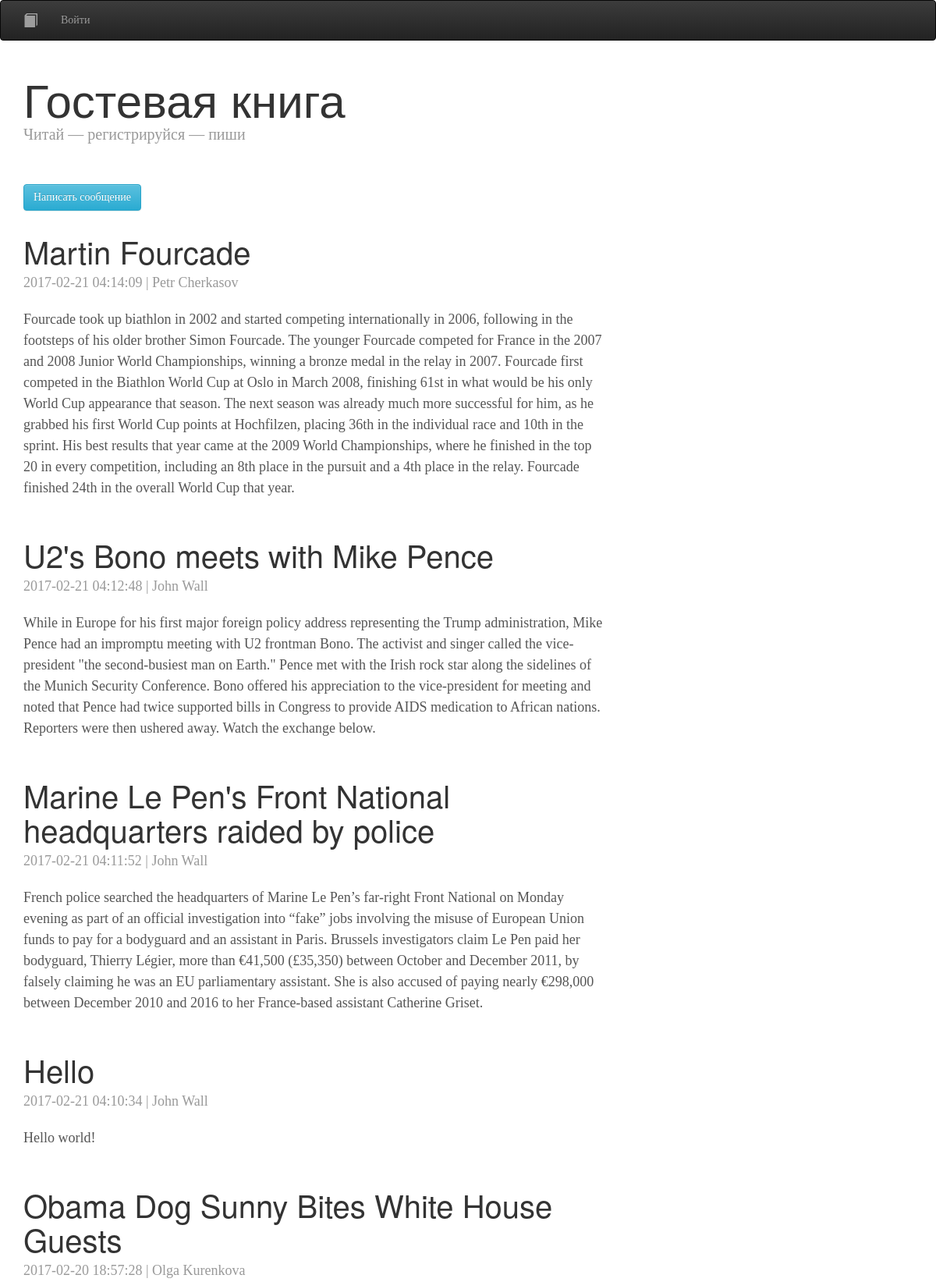
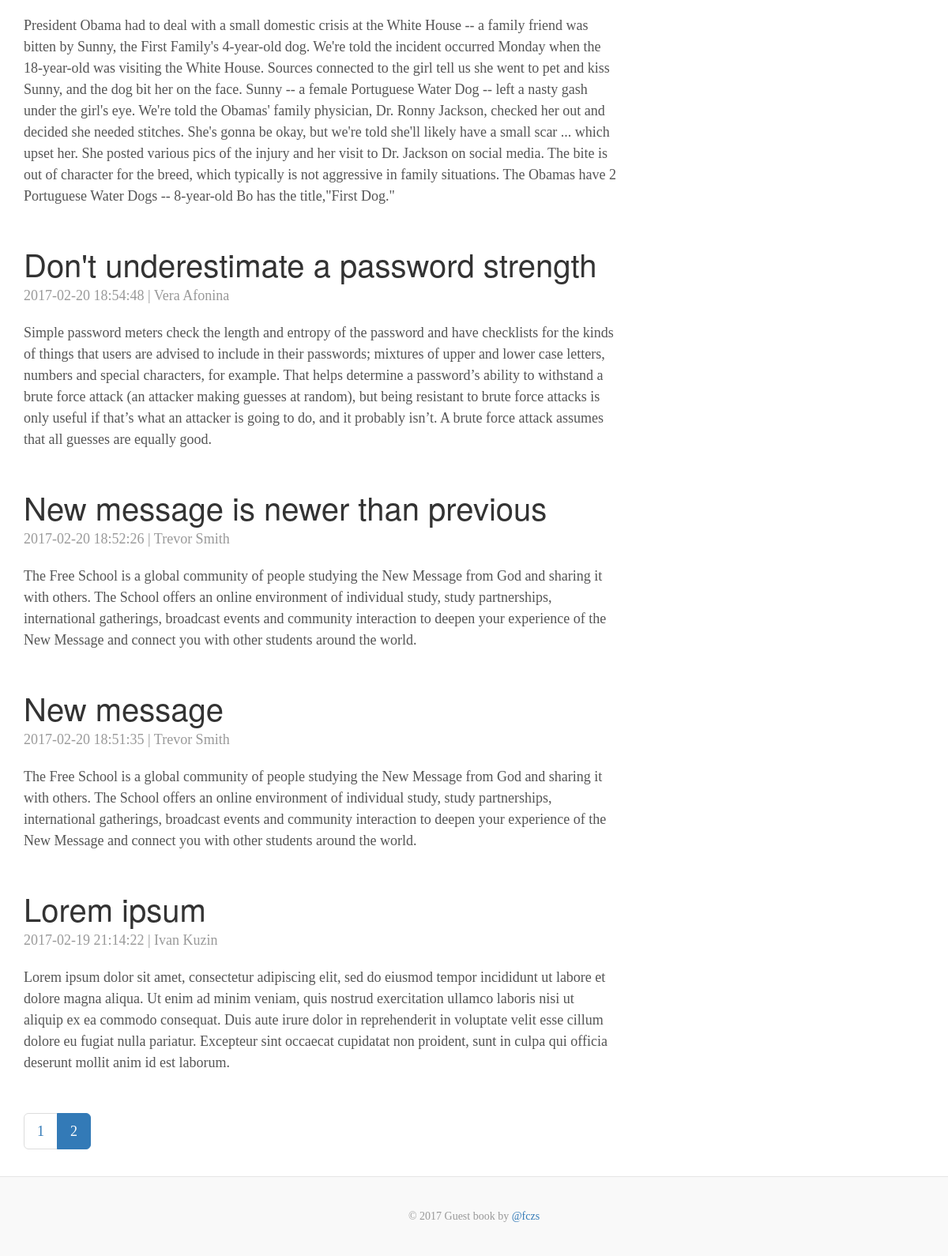
The app's page /?PAGE=2 with its own data (2 pictures, top to bottom).
### tables this page shows
CREATE TABLE `gb_messages` (
  `ID` int(11) NOT NULL,
  `DATE` datetime NOT NULL DEFAULT CURRENT_TIMESTAMP,
  `AUTHOR_ID` int(11) NOT NULL,
  `TITLE` varchar(255) NOT NULL,
  `MESSAGE` longtext NOT NULL,
  `PUBLISHED` char(1) NOT NULL DEFAULT 'N'
);

CREATE TABLE `gb_user` (
  `ID` int(11) NOT NULL,
  `NAME` varchar(255) NOT NULL,
  `EMAIL` varchar(255) NOT NULL,
  `PASSWORD` varchar(255) NOT NULL,
  `GROUP_ID` int(11) NOT NULL DEFAULT '2'
);

### engine/PDOWorker.php (called while the page is built, shortened)
<?php
class PDOWorker
{
    private static $PDOInstance;
    public function __construct($dbHost, $dbName, $charset, $dbUser, $dbPassword)
    {
        if (!self::$PDOInstance) {
            try {
                self::$PDOInstance = new PDO('mysql:host=' . $dbHost . ';dbname=' . $dbName . ';charset=' . $charset, $dbUser, $dbPassword);
                self::$PDOInstance->setAttribute(PDO::ATTR_EMULATE_PREPARES, false);
            } catch (PDOException $e) {
                file_put_contents(ROOT_DIR . '/engine/log/error.log', date("d.m.Y H:i:s") . ": " . $e->getMessage() . "\n", FILE_APPEND);
                die(DB_CONNECTION_ERROR);
            }
        }
        return self::$PDOInstance;
    }
    public function fetchAllAssoc($statement)
    {
        return self::$PDOInstance->query($statement)->fetchAll(PDO::FETCH_ASSOC);
    }
}

### engine/Prolog.php (called while the page is built, shortened)
<?php
require_once($_SERVER["DOCUMENT_ROOT"] . "/engine/MessagesOutput.php");
require_once($_SERVER["DOCUMENT_ROOT"] . "/engine/Users.php");
$messages = new MessagesOutput();
$users = new Users();

### engine/PaginationTrait.php (called while the page is built, shortened)
<?php
Trait PaginationTrait
{
    public function getPageNum()
    {
        $pageNum = 1;
        if (!empty($_GET["PAGE"])) {
            $pageNum = $_GET["PAGE"];
        }
        return $pageNum;
    }
}

### engine/MessagesOutput.php (called while the page is built, shortened)
<?php
require_once($_SERVER["DOCUMENT_ROOT"] . "/engine/PDOWorker.php");
require_once($_SERVER["DOCUMENT_ROOT"] . "/engine/PaginationTrait.php");
class MessagesOutput
{
    private static $pdoObj = null;
    private $allMessages = "SELECT * FROM `gb_messages`";
    private $publishedMessages = " WHERE PUBLISHED='Y'";
    public function __construct()
    {
        self::$pdoObj = new PDOWorker(DB_HOST, DB_NAME, DB_CHARSET, DB_USER, DB_PASSWORD);
    }
    private function getMessages($options = "")
    {
        return(self::$pdoObj->fetchAllAssoc($this->allMessages . $options));
    }
    public function getUserPage()
    {
        $offset = ($this->getPageNum() - 1) * USER_PAGE_MESSAGES;
        return($this->getMessages($this->publishedMessages . " ORDER BY ID DESC LIMIT " . USER_PAGE_MESSAGES . " OFFSET " . $offset));
    }
}

### engine/Users.php (called while the page is built, shortened)
<?php
require_once($_SERVER["DOCUMENT_ROOT"] . "/engine/PDOWorker.php");
class Users
{
    private static $pdoObj = null;
    public function __construct()
    {
        self::$pdoObj = new PDOWorker(DB_HOST, DB_NAME, DB_CHARSET, DB_USER, DB_PASSWORD);
    }
    public function getUserFields($idArr)
    {
        $users = self::$pdoObj->fetchAllAssoc("SELECT ID, NAME, EMAIL FROM `gb_user` WHERE ID IN (" . implode(',', $idArr) . ")");
        $userFields = [];
        foreach ($users as $user) {
            $userFields[$user["ID"]] = $user;
        }
        return $userFields;
    }
}

### template/elements/gb_messages.php (the view)
<?php
$authorIdArr = [];
$tmpMessages = [];
foreach ($messages->getUserPage() as $k => $v) {
    $authorIdArr[$k] = $v["AUTHOR_ID"];
    $tmpMessages[$k] = $v;
}
$authorFields = $users->getUserFields($authorIdArr);
foreach ($tmpMessages as $message): ?>
    <div class="gb-post">
        <h2 class="gb-post-title"><?=$message["TITLE"]?></h2>
        <p class="gb-post-meta"><?=$message["DATE"]?> | <?=$authorFields[$message["AUTHOR_ID"]]["NAME"]?></p>
        <p><?=$message["MESSAGE"]?></p>
    </div>
<? endforeach; ?>

### template/css/style.css (style rules this page uses)
html { position: relative; min-height: 100%; }
body { font-family: Georgia, "Times New Roman", Times, serif; color: #555; margin-bottom: 180px; }
h1, h2 { margin-top: 0; font-family: "Helvetica Neue", Helvetica, Arial, sans-serif; font-weight: normal; color: #333; }
.gb-post { margin-bottom: 50px; }
.gb-post-title { margin-bottom: 5px; font-size: 40px; }
.gb-post-meta { margin-bottom: 20px; color: #999; }

### records on screen
gb_messages: TITLE "Martin Fourcade", DATE "2017-02-21 04:14:09", AUTHOR_ID.NAME "Petr Cherkasov", MESSAGE "Fourcade took up biathlon in 2002 and started competing internationally in 2006, following in the footsteps of his older brother Simon Fourcade. The younger Fourcade competed for France in the 2007 and 2008 Junior World Championships, winning a bronze medal in the relay in 2007. Fourcade first competed in the Biathlon World Cup at Oslo in March 2008, finishing 61st in what would be his only World Cup appearance that season. The next season was already much more successful for him, as he grabbed his first World Cup points at Hochfilzen, placing 36th in the individual race and 10th in the sprint. His best results that year came at the 2009 World Championships, where he finished in the top 20…"
gb_messages: TITLE "U2's Bono meets with Mike Pence", DATE "2017-02-21 04:12:48", AUTHOR_ID.NAME "John Wall", MESSAGE "While in Europe for his first major foreign policy address representing the Trump administration, Mike Pence had an impromptu meeting with U2 frontman Bono. The activist and singer called the vice-president \"the second-busiest man on Earth.\" Pence met with the Irish rock star along the sidelines of the Munich Security Conference. Bono offered his appreciation to the vice-president for meeting and noted that Pence had twice supported bills in Congress to provide AIDS medication to African nations. Reporters were then ushered away. Watch the exchange below."
gb_messages: TITLE "Marine Le Pen's Front National headquarters raided by police", DATE "2017-02-21 04:11:52", AUTHOR_ID.NAME "John Wall", MESSAGE "French police searched the headquarters of Marine Le Pen’s far-right Front National on Monday evening as part of an official investigation into “fake” jobs involving the misuse of European Union funds to pay for a bodyguard and an assistant in Paris. Brussels investigators claim Le Pen paid her bodyguard, Thierry Légier, more than €41,500 (£35,350) between October and December 2011, by falsely claiming he was an EU parliamentary assistant. She is also accused of paying nearly €298,000 between December 2010 and 2016 to her France-based assistant Catherine Griset."
gb_messages: TITLE "Hello", DATE "2017-02-21 04:10:34", AUTHOR_ID.NAME "John Wall", MESSAGE "Hello world!"
gb_messages: TITLE "Obama Dog Sunny Bites White House Guests", DATE "2017-02-20 18:57:28", AUTHOR_ID.NAME "Olga Kurenkova", MESSAGE "President Obama had to deal with a small domestic crisis at the White House -- a family friend was bitten by Sunny, the First Family's 4-year-old dog. We're told the incident occurred Monday when the 18-year-old was visiting the White House. Sources connected to the girl tell us she went to pet and kiss Sunny, and the dog bit her on the face. Sunny -- a female Portuguese Water Dog -- left a nasty gash under the girl's eye. We're told the Obamas' family physician, Dr. Ronny Jackson, checked her out and decided she needed stitches. She's gonna be okay, but we're told she'll likely have a small scar ... which upset her. She posted various pics of the injury and her visit to Dr. Jackson on…"
gb_messages: TITLE "Don't underestimate a password strength", DATE "2017-02-20 18:54:48", AUTHOR_ID.NAME "Vera Afonina", MESSAGE "Simple password meters check the length and entropy of the password and have checklists for the kinds of things that users are advised to include in their passwords; mixtures of upper and lower case letters, numbers and special characters, for example. That helps determine a password’s ability to withstand a brute force attack (an attacker making guesses at random), but being resistant to brute force attacks is only useful if that’s what an attacker is going to do, and it probably isn’t. A brute force attack assumes that all guesses are equally good."
gb_messages: TITLE "New message is newer than previous", DATE "2017-02-20 18:52:26", AUTHOR_ID.NAME "Trevor Smith", MESSAGE "The Free School is a global community of people studying the New Message from God and sharing it with others. The School offers an online environment of individual study, study partnerships, international gatherings, broadcast events and community interaction to deepen your experience of the New Message and connect you with other students around the world."
gb_messages: TITLE "New message", DATE "2017-02-20 18:51:35", AUTHOR_ID.NAME "Trevor Smith", MESSAGE "The Free School is a global community of people studying the New Message from God and sharing it with others. The School offers an online environment of individual study, study partnerships, international gatherings, broadcast events and community interaction to deepen your experience of the New Message and connect you with other students around the world."
gb_messages: TITLE "Lorem ipsum", DATE "2017-02-19 21:14:22", AUTHOR_ID.NAME "Ivan Kuzin", MESSAGE "Lorem ipsum dolor sit amet, consectetur adipiscing elit, sed do eiusmod tempor incididunt ut labore et dolore magna aliqua. Ut enim ad minim veniam, quis nostrud exercitation ullamco laboris nisi ut aliquip ex ea commodo consequat. Duis aute irure dolor in reprehenderit in voluptate velit esse cillum dolore eu fugiat nulla pariatur. Excepteur sint occaecat cupidatat non proident, sunt in culpa qui officia deserunt mollit anim id est laborum."

### other values on screen
LOGIN_OPTION "Войти"
INDEX_TITLE "Гостевая книга"
INDEX_SUB_TITLE "Читай — регистрируйся — пиши"
WRITE_MESSAGE_BUTTON "Написать сообщение"
